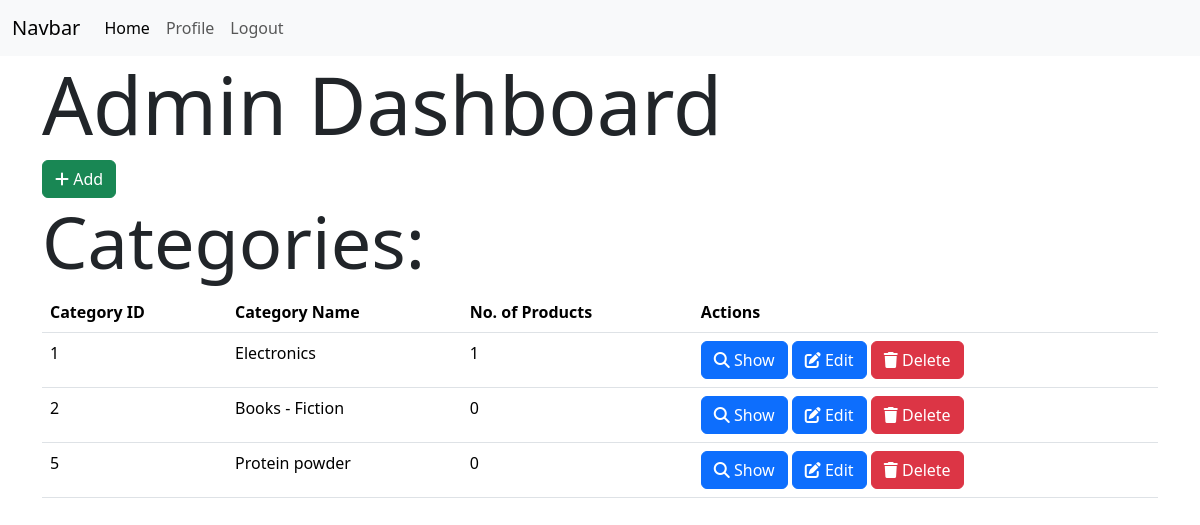
The page /admin (signed in) on the database as committed earlier.
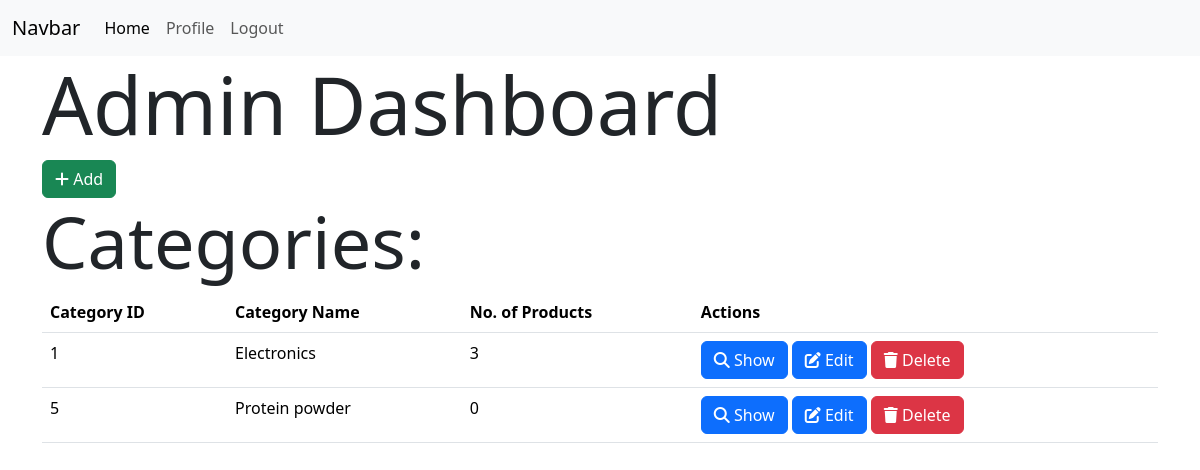
The same page on the database as committed later.
### models.py (models this page shows)
class Category(db.Model):
    id = db.Column(db.Integer, primary_key=True)
    name = db.Column(db.String(32), unique=True)
    products = db.relationship('Product', backref='category', lazy=True, cascade="all, delete")

### routes.py (the view)
@app.route('/admin')
@admin_required
def admin():
    categories = Category.query.all()
    return render_template('admin.html', categories=categories)

### routes.py (called while the page is built)
def admin_required(func):
    @wraps(func)
    def inner(*args, **kwargs):
        if 'user_id' not in session:
            flash('Please login to continue')
            return redirect(url_for('login'))
        user = User.query.get(session['user_id'])
        if not user.is_admin:
            flash('You are not authorized to access this page')
            return redirect(url_for('index'))
        return func(*args, **kwargs)
    return inner

### templates/admin.html (shortened to what this page needs)
{% extends 'layout.html'%}
{% block content %}
<h1 class="display-1">Admin Dashboard</h1>
<a href="{{url_for('add_category')}}" class="btn btn-success">
    <i class="fas fa-plus"></i>
    Add</a>
<h2 class="display-2">Categories:</h2>
<table class="table">
    <thread>
        <tr>
            <th>Category ID</th>
            <th>Category Name</th>
            <th>No. of Products</th>
            <th>Actions</th>
        </tr>
    </thread>
    <tbody>
        {% for category in categories %}
    <tr>
        <td>{{category.id}}</td>
        <td>{{category.name}}</td>
        <td>{{category.products|length}}</td>
        <td>
            <a href="{{url_for('show_category', id=category.id)}}" class="btn btn-primary">
                <i class="fas fa-search   "></i>
                Show
            </a>
            <a href="{{url_for('edit_category', id=category.id)}}" class="btn btn-primary">
                <i class="fas fa-edit   "></i>
                Edit
            </a>
            <a href="{{url_for('delete_category', id=category.id)}}" class="btn btn-danger">
                <i class="fas fa-trash   "></i>
                Delete
            </a>
        </td>
    </tr>
    {% endfor %}
    </tbody>
</table>
{% endblock %}

Rows that differ between the two databases and show on the page:
removed Category: id "2", name "Books - Fiction", products|length "0"
computed for Category "Electronics": products|length "1" → "3"
